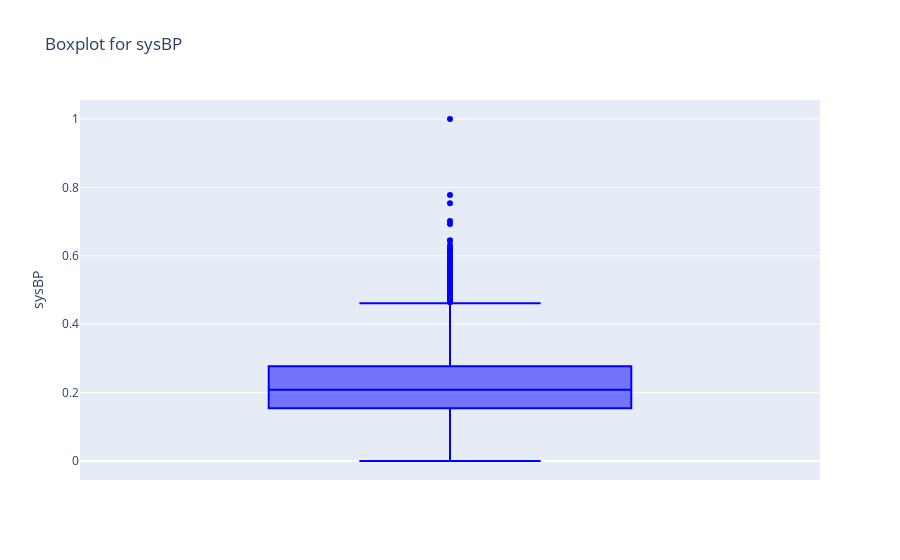

The notebook cell saved with this chart:
### Code cell
ex.box(df, y='sysBP', title='Boxplot for sysBP', 
             boxmode='overlay', 
             color_discrete_sequence=['blue','yellow','black'])

### Figure 1 — Plotly figure (JSON) as saved in the notebook; plotly's stock layout.template omitted (floating-point values rounded to 4 significant figures; data arrays with more than 128 entries replaced by an {"elided": "..."} marker saying what was removed)
{"data": [{"alignmentgroup": "True", "hovertemplate": "sysBP=%{y}<extra></extra>", "legendgroup": "", "marker": {"color": "blue"}, "name": "", "notched": false, "offsetgroup": "", "orientation": "v", "showlegend": false, "type": "box", "x0": " ", "xaxis": "x", "y": {"elided": "3742 float values"}, "y0": " ", "yaxis": "y"}], "layout": {"autosize": true, "boxmode": "overlay", "legend": {"tracegroupgap": 0}, "title": {"text": "Boxplot for sysBP"}, "xaxis": {"anchor": "y", "autorange": true, "domain": [0, 1], "range": [-0.5, 0.5], "type": "category"}, "yaxis": {"anchor": "x", "autorange": true, "domain": [0, 1], "range": [-0.05556, 1.056], "title": {"text": "sysBP"}, "type": "linear"}}}
